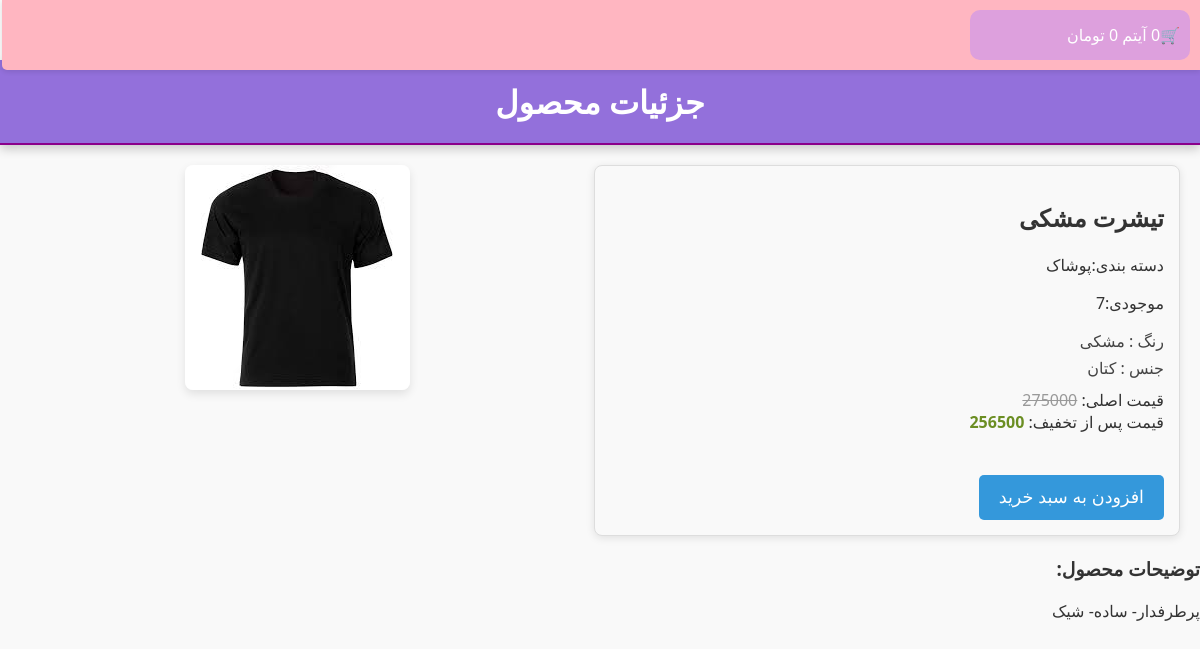
/products/4/tshrt-msh/, run on the app's committed database.
### shop/models.py (models this page shows, shortened)
class Product(models.Model):
    category = models.ForeignKey(Category, on_delete=models.CASCADE, related_name='products', verbose_name='دسته بندی')
    name = models.CharField(max_length=250, verbose_name='نام محصول')
    slug = models.SlugField(max_length=250, unique=True, verbose_name='اسلاگ')
    description = models.TextField(verbose_name='توضیحات')
    inventory = models.PositiveIntegerField(default=0, verbose_name='موجودی')
    weight = models.PositiveIntegerField(default=0, verbose_name='وزن')
    price = models.PositiveIntegerField(default=0, verbose_name='قیمت')
    off = models.PositiveIntegerField(default=0, verbose_name='تخفیف')
    new_price = models.PositiveIntegerField(default=0, verbose_name='قیمت پس از تخفیف')
    created = models.DateTimeField(auto_now_add=True, verbose_name='زمان ایجاد')
    updated = models.DateTimeField(auto_now=True, verbose_name='تاریخ به روز رسانی')
    class Meta:
        ordering = ['-created']
        indexes = [
            models.Index(fields=['id', 'slug']),
            models.Index(fields=['name']),
            models.Index(fields=['-created']),
        ]
        verbose_name = 'محصول'
        verbose_name_plural = 'محصولات'

class Category(models.Model):
    name = models.CharField(max_length=250)
    slug = models.SlugField(max_length=250, unique=True)
    class Meta:
        ordering = ['name']
        indexes = [models.Index(fields=['name'])]
        verbose_name = 'دسته بندی'
        verbose_name_plural = 'دسته بندی ها'
    def __str__(self):
        return self.name

class ProductFeatures(models.Model):
    name = models.CharField(max_length=250, verbose_name='نام ویژگی')
    value = models.CharField(max_length=250, verbose_name='مقدار ویژگی')
    product = models.ForeignKey(Product, related_name='features', on_delete=models.CASCADE, verbose_name='محصول')

class Image(models.Model):
    product = models.ForeignKey(Product, on_delete=models.CASCADE, related_name="images", verbose_name="محصول")
    file = models.ImageField(upload_to="product_images/%Y/%m/%d")
    title = models.CharField(max_length=250, verbose_name="عنوان", null=True, blank=True)
    description = models.TextField(verbose_name="توضیحات", null=True, blank=True)
    created = models.DateTimeField(auto_now_add=True)
    class Meta:
        ordering = ['-created']
        indexes = [
            models.Index(fields=['-created'])
        ]
        verbose_name = "تصویر"
        verbose_name_plural = "تصویر ها"

### shop/views.py (the view)
# urls.py: path('products/<int:id>/<slug:slug>/', views.product_detail, name='product_detail'),
def product_detail(request, id, slug):
    product = get_object_or_404(Product, id=id, slug=slug)
    context = {
        'product': product,
    }
    return render(request, 'shop/product_detail.html', context)

### cart/cart.py (called while the page is built)
    def get_total_price(self):
        total_price = sum(item['price'] * item['quantity'] for item in self.cart.values())
        return total_price

    def __len__(self):
        return sum(item['quantity'] for item in self.cart.values())

### cart/context_processors.py (called while the page is built)
def cart_context(request):
    return {'cart': Cart(request)}

### shop/templates/shop/product_detail.html (shortened to what this page needs)
{% extends 'parent/base.html' %}
{% block content %}
<div class="header">
    <h1>جزئیات محصول</h1>
</div>
<div class="product-container">
        <div class="product-detail">
            <h2>{{product.name}}</h2>
            <p>دسته بندی:{{product.category}}</p>
            <p>موجودی:{{product.inventory}}</p>
            <ul>
                {% for f in product.features.all %}
                <li>{{f.name}} : {{f.value}}</li>
                {% endfor %}
            </ul>
            <div class="price">
                قیمت اصلی:
                <span class="original-price">{{product.price}}</span>
                <br>
                قیمت پس از تخفیف:
                <span class="discount-price">{{product.new_price}}</span>
            </div>
            <br>
            <button type="button" id="add-cart">افزودن به سبد خرید</button>
        </div>
      <div class="product-image">
        {% for img in product.images.all %}
            <img src="{{ img.file.url }}" alt="{{ img.title }}">
        {% endfor %}
    </div>
</div>
<div class="product-description">
        <h3>توضیحات محصول:</h3>
        <p>{{product.description}}</p>
    </div>
{% endblock content%}

### shop/static/css/base.css (style rules this page uses)
.header { padding: 20px; background-color: mediumpurple; color: white; text-align: center; margin-top: 60px; margin-bottom: 20px; border-bottom: 2px solid darkmagenta; box-shadow: 0 4px 10px rgba(0, 0, 0, 0.2); }
body { font-family: 'Segoe UI', Tahoma, Geneva, Verdana, sans-serif; background-color: #f9f9f9; color: #333; margin: 0; padding: 0; }
.header h1 { margin: 0; font-size: 2rem; }
.price { position: relative; margin-top: 10px; }
.original-price { text-decoration: line-through; color: #999; }
.discount-price { color: olivedrab; font-weight: bold; }
.product-container { display: flex; margin: 20px; gap: 20px; }
.product-detail { flex: 1; padding: 15px; border: 1px solid #ddd; border-radius: 8px; background-color: #f9f9f9; box-shadow: 0 2px 8px rgba(0, 0, 0, 0.1); }
.product-image { flex: 1; text-align: center; }
.product-image img { max-width: 100%; height: auto; border-radius: 8px; box-shadow: 0 4px 10px rgba(0, 0, 0, 0.1); }
#add-cart { background-color: #3498db; color: white; padding: 12px 20px; border: none; border-radius: 5px; cursor: pointer; font-size: 1.1rem; transition: background-color 0.3s ease; margin-top: 20px; }
ul { list-style-type: none; padding: 0; margin: 10px 0; }
li { margin-bottom: 5px; font-size: 1rem; color: #444; }
ul { list-style-type: none; padding: 0; }
li { margin: 5px 0; font-size: 1rem; }

### data on the page
Product: name "تیشرت مشکی", category "پوشاک", inventory "7", price "275000", new_price "256500", description "پرطرفدار- ساده- شیک"
ProductFeatures: name "رنگ", value "مشکی"
ProductFeatures: name "جنس", value "کتان"
Image: file (picture)

### other printed values
{{ item_count }} "0"
{{ cart.get_total_price }} "0"
